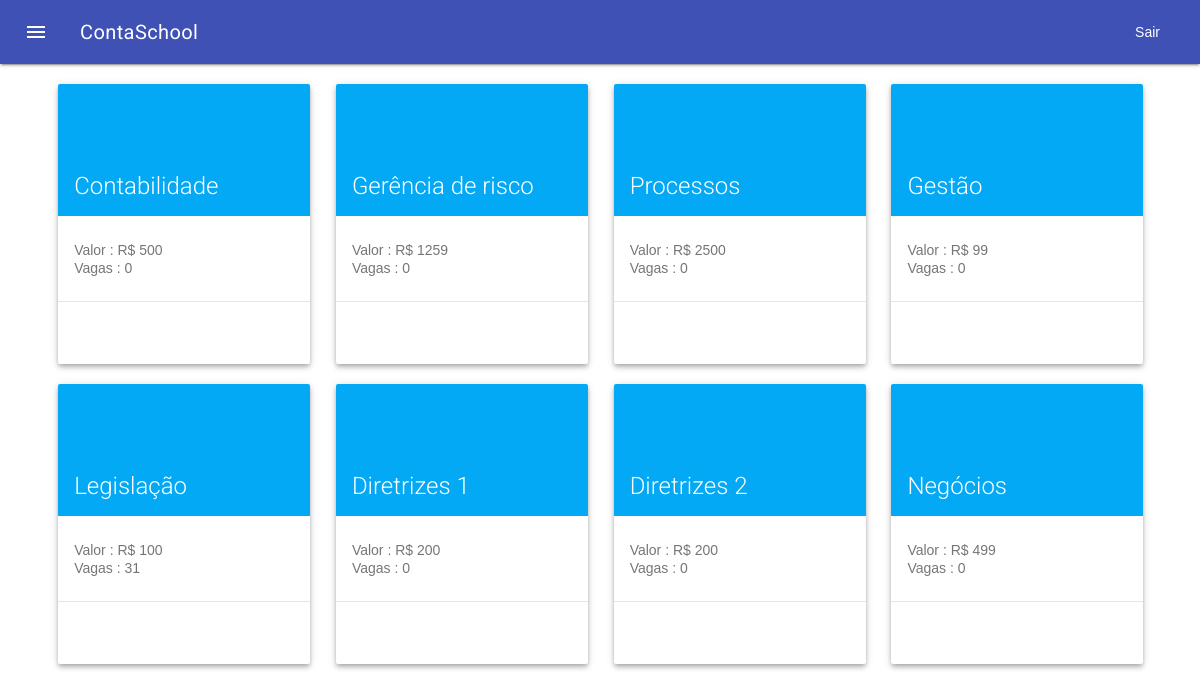
The page /interno/home.php on the database its author committed.
### tables this page shows
CREATE TABLE `cursos` (
  `id` int(11) NOT NULL,
  `curso` varchar(255) NOT NULL,
  `horas` int(11) NOT NULL,
  `valor` int(8) NOT NULL,
  `descricao` text NOT NULL,
  `vagas` int(8) NOT NULL
);

### model/Conexao.php (called while the page is built, shortened)
<?php
class Conexao {
	public static function getInstancia(){
		if (!isset($instancia)) {
			try{
				$banco_host = "mysql:dbname=school;host=localhost";
 				$usuario = "root";
	 			$senha = "";
				$instancia = new PDO($banco_host, $usuario, $senha);
				$instancia->setAttribute(PDO::ATTR_ERRMODE, PDO::ERRMODE_EXCEPTION);
			} catch(PDOException $execao){
				echo $execao->getMessage();
				exit();
			}
			return $instancia;
		}
	}
}

### controller/ConLista.php (called while the page is built, shortened)
<?php
require_once '../model/CursoDao.php';
function listar(){
	$lista = new CursoDao();
	$cursos = $lista->exibirCursos();
	if($cursos != false){
		return $cursos;
	}
	return false;
}

### model/CursoDao.php (called while the page is built, shortened)
<?php
require_once 'Conexao.php';
class CursoDao {
	private $con_ativa;
	public function __construct(){
		if (!isset($this->con_ativa)) {
			$this->con_ativa = Conexao::getInstancia();
		}
	}
	public function exibirCursos(){
		$sql = "SELECT * FROM cursos";
		try {
			$operacao = $this->con_ativa->prepare($sql);
			if($operacao->execute()){
				return $operacao;
			}
		} catch (PDOException $e) {
			$e->getMessage();
		}
	}
}

### interno/home.php (the view, shortened to what this page needs)
<?php
require_once '../controller/ConLista.php';
$cursos = listar();
?>
<!DOCTYPE html>
<html lang="pt-br">
<head>
	<link rel="stylesheet" type="text/css" href="../assets/css/material.min.css">
	<link rel="stylesheet" type="text/css" href="../assets/css/estilo.css">
</head>
<body>
	<div class="mdl-layout mdl-js-layout mdl-layout--fixed-header">
		<header class="mdl-layout__header">
			<div class="mdl-layout__header-row">
				<h1 class="mdl-layout-title">ContaSchool</h1>
				<a id="sair" href="../index.php">Sair</a>
			</div>
		</header>
		<main class="conteudo-index mdl-layout__content">
			<div class="mdl-grid">
				<?php while ($i = $cursos->fetch()) { ?>
				<div class="col mdl-cell mdl-cell--2-col mdl-cell--4-col-phone mdl-cell--8-col-tablet">
					<div class="mdl-card mdl-shadow--4dp">
						<div class="mdl-card__title nome">
					 		<h4 class="mdl-card__title-text"><?php echo $i['curso']; ?></h4>
					  	</div>
					  	<div class="texto mdl-card__supporting-text">
					    	Valor : R$ <?php echo $i['valor']; ?><br>
					    	Vagas : <?php echo $i['vagas']; ?>
					  	</div>
					  	<div class="mdl-card__actions mdl-card--border">
						</div>
					</div>
				</div>
				<?php } ?>
			</div>
		</main>
	</div>
</body>
</html>

### assets/css/estilo.css (style rules this page uses)
.conteudo-index { width: 100%; margin-left: 2.7%; }
.col { margin-top: 1%; margin-left: 1.5%; width: 21vw; height: 35vh; }
.mdl-card { width: inherit; height: inherit; }
.nome { padding-top: 11vh; background-color: rgb(3, 169, 244); color: white; }
.texto { overflow: unset; padding-top: 25px; }
.mdl-card__actions { margin-top: 1vh; }
#sair { text-decoration: none; color: white; }

### rows shown on the page
cursos: curso "Contabilidade", valor "500", vagas "0"
cursos: curso "Gerência de risco", valor "1259", vagas "0"
cursos: curso "Processos", valor "2500", vagas "0"
cursos: curso "Gestão", valor "99", vagas "0"
cursos: curso "Legislação", valor "100", vagas "31"
cursos: curso "Diretrizes 1", valor "200", vagas "0"
cursos: curso "Diretrizes 2", valor "200", vagas "0"
cursos: curso "Negócios", valor "499", vagas "0"
